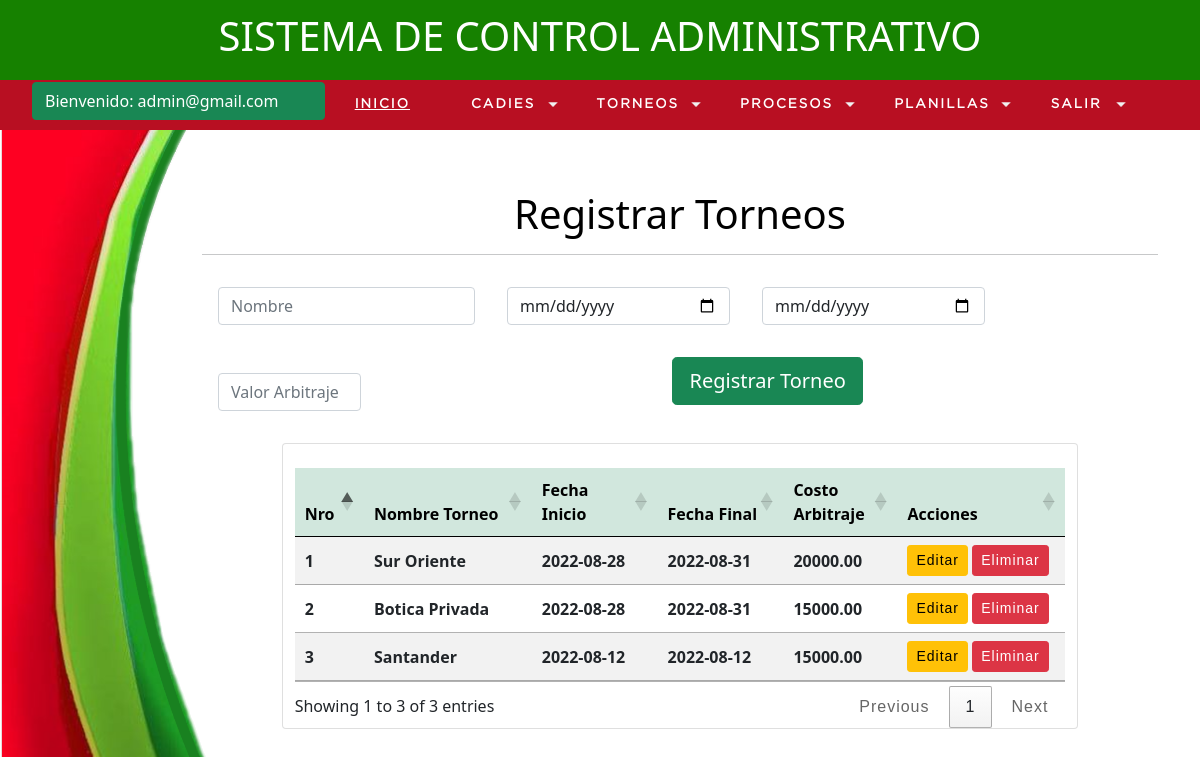
Screenshot of /registrotorneo.php (signed in) with the database file from the repository.
### tables this page shows
CREATE TABLE `torneos` (
  `id` int(10) UNSIGNED NOT NULL,
  `nombre` varchar(255) NOT NULL,
  `inicio` date NOT NULL,
  `termino` date DEFAULT NULL,
  `costo` decimal(10,2) DEFAULT NULL,
  `estado` tinyint(1) DEFAULT NULL
);

### conexion.php (called while the page is built, shortened)
<?php
    function conexion()
    {
        try
        {
            $conexion = new PDO("mysql:host=".DB_HOST.";port=".DB_PORT.";dbname=".DB_NAME, DB_USER, DB_PASS,array(
                PDO::ATTR_DEFAULT_FETCH_MODE =>PDO::FETCH_ASSOC,
                PDO::MYSQL_ATTR_INIT_COMMAND => 'SET NAMES utf8',
            ));
            return $conexion;
        }
        catch(PDOException $e)
        {
            print "Error!: " . $e->getMessage() . "<br/>";
            die();
        }
    }

### torneos.php (called while the page is built, shortened)
<?php
require_once('conexion.php');
function getTorneos()
{
    $sql = 'SELECT * FROM torneos';
    $query = conexion()->query($sql);
    return $query;
}

### registrotorneo.php (the view, shortened to what this page needs)
<?php
    include("torneos.php");
?>
<!DOCTYPE html>
<html lang="en">
<head>
    <link rel="stylesheet" href="css/index.css">
        <link href="https://cdn.jsdelivr.net/npm/bootstrap@5.0.0-beta1/dist/css/bootstrap.min.css" rel="stylesheet">
    <link rel="stylesheet" type="text/css" href="https://cdn.datatables.net/1.12.1/css/jquery.dataTables.css">
    <link rel="stylesheet" type="text/css" href="https://cdn.datatables.net/1.12.1/css/jquery.dataTables.min.css">
</head>
<body style="text-align: center; background-image: url(image/fondo.png);">
<header>
		<div class="header" >
			<h1>SISTEMA DE CONTROL ADMINISTRATIVO</h1>
		</div>
		<nav>
			<ul>
                <li class="welcome"> <h4 class="btn btn-success">Bienvenido: <?php echo  $_SESSION['login_user'] ?>&nbsp;&nbsp;&nbsp;&nbsp;&nbsp;&nbsp;&nbsp;&nbsp;</h4> </li>
				<li><a href="inicio.php">INICIO</a></li>
				<li class="principal">
					<a href="#">CADIES</a>
				</li>
                <li class="principal">
                    <a href="#">TORNEOS</a>
                </li>
				<li class="principal">
					<a href="#">PROCESOS</a>
				</li>
				<li class="principal">
                    <a href="#">PLANILLAS</a>
                </li>
				<li class="aprincipal" >
					<a href="#" >Salir</a>
				</li>
			</ul>
		</nav>
	</header>
	<section id="container">
            <div class="container">
                    <div class="row">
                        <center>
                            <font color="black" align="center"><h1>Registrar Torneos</h1></font><hr>
                                <form action="accionestorneos.php" method="POST" class="col-md-12">
                                    <div class="diseno">
                                        <input type="text" class="form-control mb-3" name="nombre" id="nombre" placeholder="Nombre" value="<?= isset($_GET['id']) ? $nombre : '' ?>">
                                    </div>
                                    <div class="diseno col-md-3">
                                        <input type="date" class="form-control mb-3" name="inicio" id="inicio" placeholder="Fecha Inicio" value="<?= isset($_GET['id']) ? $inicio : '' ?>">
                                    </div>
                                    <div class="diseno col-md-3">
                                        <input type="date" class="form-control mb-3" name="termino" id="termino" placeholder="Fecha Final" value="<?= isset($_GET['id']) ? $termino : '' ?>">
                                    </div>
                                    <div class="diseno col-md-2">
                                        <input type="text" class="form-control mb-3" name="costo" id="costo" placeholder="Valor Arbitraje" value="<?= isset($_GET['id']) ? $costo : '' ?>">
                                    </div>
                                    <center><input type="submit" value="Registrar Torneo"class="btn btn-success btn-lg"></center>
                                </form>
                                <br>
                        </center>
                        <center><div class="card table-responsive row col-md-10">
                        <br>
                            <table class=" table table-striped table-hover table align-middle" id="caddie">
                    			<colgroup>
									<col width="5%">
									<col width="20%">
									<col width="15%">
									<col width="15%">
									<col width="10%">
									<col width="20%">
								</colgroup>
                                <thead class="table-success" >
                                    <tr>
                                        <th scope="col">Nro</th>
                                        <th scope="col">Nombre Torneo</th>
                                        <th scope="col">Fecha Inicio</th>
                                        <th scope="col">Fecha Final</th>
                                        <th scope="col">Costo Arbitraje</th>
                                        <th scope="col">Acciones</th>
                                    </tr>
                                </thead>
                                <tbody>
                                    <?php
                                    $torneos = getTorneos();
                                    $i=1;
                                    foreach($torneos as $row):
                                    ?>
                                    <tr>
                                        <th scope="row"><?= $i ?></th>
                                        <th scope="row"><?= $row['nombre']?></th>
                                        <th scope="row"><?= $row['inicio']?></th>
                                        <th scope="row"><?= $row['termino']?></th>
                                        <th scope="row"><?= $row['costo']?></th>
                                        <th scope="row"><a href="editatorneo.php?id=<?= $row['id'] ?>" class="btn btn-warning btn-sm">Editar</a>
                                        <a href="accionestorneos.php?id=<?= $row['id'] ?>&accion=delete_torneo" class="btn btn-danger btn-sm">Eliminar</a>
                                    	</th>
                                    </tr>
                                    <?php $i=$i+1; endforeach  ?>
                                </tbody>
                            </table>
                        </div>
                    </center>
                    </div>
            </div>
	</section>
</body>
</html>

### css/index.css (style rules this page uses)
* { margin:0; padding:0; box-sizing: border-box; }
body { background: #f2f2f2; font-family: sans-serif; height: 100%; }
a { text-decoration: none; font-family: arial; letter-spacing: 1px; }
.diseno { margin: 0.5em; padding: 0.5em; float: left; }
header { position: fixed; width: 100%; z-index: 1; }
.welcome { color: gray; background-color: transparent; text-align: left; padding: 0px 0px 0px 0px; }
.header { color: #fff; background-color: #168100; height: 35px; display: -webkit-flex; display: -moz-flex; display: -ms-flex; display: -o-flex; display: flex; justify-content: center; align-items: center; padding: 40px; }
.header h1 { text-align: center; }
nav ul { background: #b80f22; list-style: none; display: -webkit-flex; display: -moz-flex; display: -ms-flex; display: -o-flex; display: flex; justify-content: left; align-items: center; }
nav ul > li a { position: relative; }
nav a { color: rgb(255, 255, 255); display: block; font-size: 10pt; font-family: "GothamBook"; padding: 15px 30px; text-transform: uppercase; letter-spacing: 2px; transition: background 0.5s; border-right: 1px solid #b80f22; font-weight: 800; }
nav .principal > a { background: url(../image/arrow_bottom.png) no-repeat; background-position-x: 0%; background-position-y: 0%; background-size: auto auto; background-position: 94% center; background-size: 10px; text-decoration: none; }
nav .aprincipal > a { background: url(../image/arrow_bottom.png) no-repeat; background-position-x: 0%; background-position-y: 0%; background-size: auto auto; background-position: 94% center; background-size: 10px; text-decoration: none; }
#container { padding: 190px 30px 30px 190px; }

### rows the page displays
torneos: nombre "Sur Oriente", inicio "2022-08-28", termino "2022-08-31", costo "20000.00"
torneos: nombre "Botica Privada", inicio "2022-08-28", termino "2022-08-31", costo "15000.00"
torneos: nombre "Santander", inicio "2022-08-12", termino "2022-08-12", costo "15000.00"

### other values shown
$_SESSION['login_user'] "admin@gmail.com"
